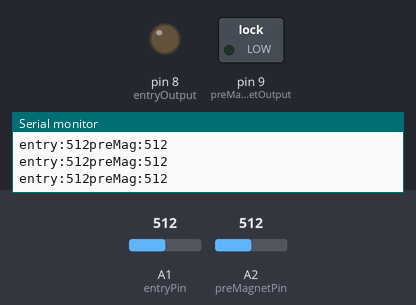
Simulated run of this sketch. Board: Arduino Uno, built with avr-gcc and run on an emulated ATmega328P. Parts: switched loads named in the sketch (green lamp = pin HIGH), output pins drawn as LEDs (lit = HIGH), the last lines printed to the serial monitor. The test bench sets the inputs (shaded band); at power-on: A2 (preMagnetPin) = 512, A1 (entryPin) = 512.

Above: at 1.2 s.
1.3 s: A2 (preMagnetPin) set to 775
2.8 s: A2 (preMagnetPin) set to 804
At 3.6 s:
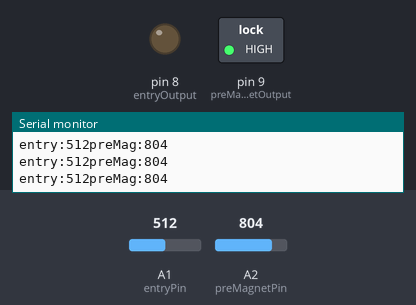
4.3 s: A1 (entryPin) set to 939
7.3 s: A1 (entryPin) set to 963
At 8.2 s:
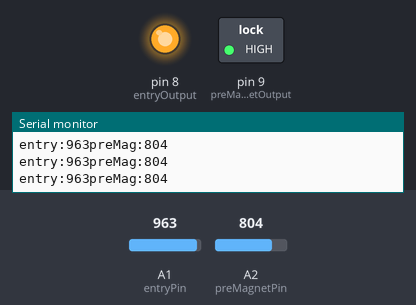
8.8 s: A2 (preMagnetPin) set to 780
At 10.0 s:
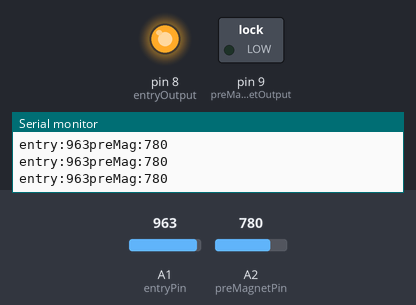
10.3 s: A2 (preMagnetPin) set to 800
At 11.4 s:
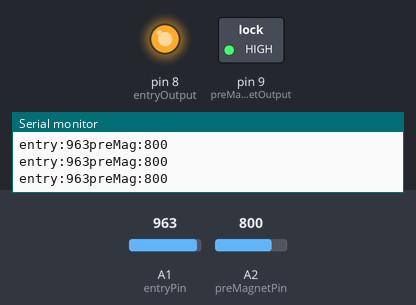
Timing chart, 0 to 12.8 s (numbered marks = the images above; inputs shaded):
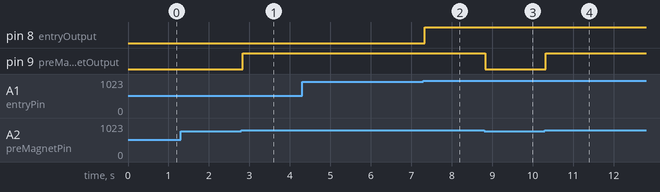

The sketch:

3rdArduino.ino
```cpp
const int entryPin = A1; //photocell
const int preMagnetPin = A2; //photocell
const int entryOutput = 8;
const int preMagnetOutput = 9;


void setup() {
  Serial.begin(9600);

  pinMode(entryPin, INPUT); //photocell
  pinMode(preMagnetPin, INPUT); //photocell
  pinMode(entryOutput, OUTPUT);
  pinMode(preMagnetOutput, OUTPUT);
}

void loop() {
  int entryState = analogRead(entryPin); //photocell
  int preMagnetState = analogRead(preMagnetPin); //photocell

  Serial.print("entry:"); Serial.print(entryState);
  Serial.print("preMag:"); Serial.println(preMagnetState);

  if (entryState < 950){
    digitalWrite(entryOutput, LOW);
  }
  else {
    digitalWrite(entryOutput, HIGH);
  }


  if (preMagnetState < 790){
    digitalWrite(preMagnetOutput, LOW);
  }
  else{
    digitalWrite(preMagnetOutput, HIGH);
  }
  delay(1);
}
```

Measured:
- the behaviour switches between 789 and 790 on A2 (preMagnetPin) (found by bisection; images 0 and 1)
- the behaviour switches between 949 and 950 on A1 (entryPin) (found by bisection; images 1 and 2)
- after the input at 2.8 s, pin 9 (preMagnetOutput): LOW → HIGH at once
- after the input at 7.3 s, pin 8 (entryOutput): LOW → HIGH at once
- after the input at 8.8 s, pin 9 (preMagnetOutput): HIGH → LOW at once
- after the input at 10.3 s, pin 9 (preMagnetOutput): LOW → HIGH at once
